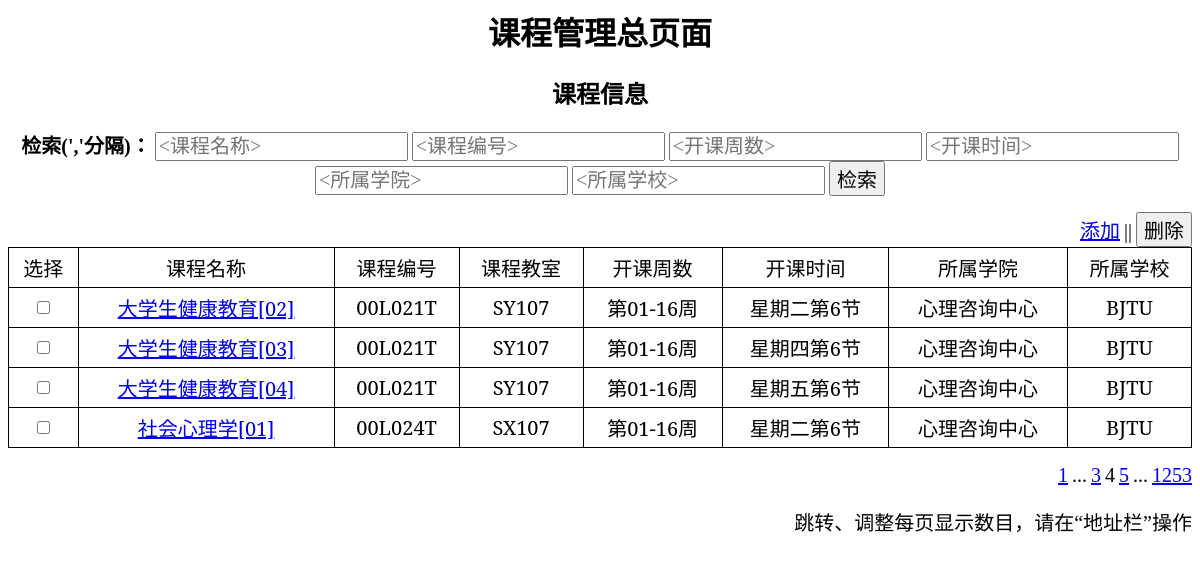
The app's page /class_search/4/4/ with its own data.
### search/models.py (models this page shows, shortened)
class Lesson(models.Model):
    name = models.CharField(max_length = 51)
    teacher = models.CharField(max_length = 11)
    capacity = models.IntegerField(default = 0)
    classroom = models.CharField(max_length = 51)
    supplement = models.TextField()
    collage = models.CharField(max_length = 51)
    school = models.CharField(max_length = 51)
    lesson_id = models.CharField(max_length = 11)
    score = models.CharField(max_length = 5,default = "1.0")
    time = models.CharField(max_length = 51,default = "星期一第1节")
    weeks = models.CharField(max_length = 51,default = "第01-12周")

### search/views.py (the view)
# urls.py: path('',views.index,name = 'index'),
def index(request,number = 50,page = 1):
    begin_item = number * (page - 1)
    end_item = number * (page)
    lessons_all = Lesson.objects.all()
    cnt = lessons_all.count()
    end_item = min(end_item,cnt)
    lessons = lessons_all[begin_item:end_item]
    total_page = 0
    if (cnt % number == 0):
        total_page = cnt / number
    else:
        total_page = cnt // number + 1
    context = {'lessons':lessons,'page':page,'page_next':page+1,'page_pre':page-1,'number':number,"total_page":total_page}
    return render(request,'search/index.html',context)

### search/views.py (called while the page is built)
def min(a,b):
    if (a > b):
        return b
    else:
        return a

### search/templates/search/index.html (shortened to what this page needs)
<html>
{% load static %}
<link rel="stylesheet" type ="text/css" href = "{% static 'search/index_style.css' %}">
<h1>课程管理总页面</h1>
<h2>课程信息</h2>
<div style="overflow-x:auto;">
  {% if lessons %}
    <div style="text-align:center">
      <p class = 'text' style = 'display:inline;font-weight:bold;'>检索(','分隔)：</p>
      <input class = "text" type="text" name="keywords-name" placeholder = "<课程名称>">
      <input class = "text" type="text" name="keywords-id" placeholder = "<课程编号>">
      <input class = "text" type="text" name="keywords-week" placeholder="<开课周数>">
      <input class = "text" type="text" name="keywords-time" placeholder="<开课时间>">
      <input class = "text" type="text" name="keywords-collage" placeholder="<所属学院>">
      <input class = "text" type="text" name="keywords-school" placeholder="<所属学校>">
      <input class = "text" type="submit" name="search" value="检索">
    </div>
    <form action="{% url 'search:delete'%}" method="post">
    <div style="text-align:right">
      <a class = "text" href="{% url 'search:add'%}">添加</a>
      <p class = "text" style = "display:inline;">||</p>
      <input class = "text" type="submit" name="delete" value="删除">
    </div>
    <table border = "1">
      <tr>
        <th>选择</th>
        <th>课程名称</th>
        <th>课程编号</th>
        <th>课程教室</th>
        <th>开课周数</th>
        <th>开课时间</th>
        <th>所属学院</th>
        <th>所属学校</th>
      </tr>
      {% for lesson in lessons %}
      <tr>
        <th><input type="checkbox" name="choose" id = "choose{{lesson.id}}" value="{{lesson.id}}"></th>
        <th><a href="{% url 'search:detail' lesson.id%}">{{lesson.name}}</a></th>
        <th>{{lesson.lesson_id}}</th>
        <th>{{lesson.classroom}}</th>
        <th>{{lesson.weeks}}</th>
        <th>{{lesson.time}}</th>
        <th>{{lesson.collage}}</th>
        <th>{{lesson.school}}</th>
      </tr>
      {% endfor %}
    </table>
  </form>
</div>
<div style = "text-align:right">
  {% if page != 1 %}
    <a class = "text" href="\class_search\{{number}}\1">1</a>
    <p class = "text" style = "display:inline;">...</p>
    <a class = "text" href="\class_search\{{number}}\{{page_pre}}">{{page_pre}}</a>
  {% endif %}
    <p class = "text" style = "display:inline;">{{page}}</p>
  {% if page != total_page%}
    <a class ="text" href = "\class_search\{{number}}\{{page_next}}">{{page_next}}</a>
    <p class = "text" style = "display:inline;">...</p>
    <a class = "text" href="\class_search\{{number}}\{{total_page}}">{{total_page}}</a>
  {% endif %}
  <p class = "text">跳转、调整每页显示数目，请在“地址栏”操作</p>
</div>
{% else %}
<p style = "text-align:center">没有可用的课程信息。</p>
{% endif %}
</html>

### search/static/search/index_style.css (style rules this page uses)
table { width: 100%; border-collapse: collapse; }
th,td { padding: 5px; border-bottom: 1px solid #ddd; }
table, th,td { border: 1px solid black; }
th { text-align: center; font-family: "楷体","serif","sans-serif"; font-weight: normal; font-size: 20px; }
h1 { font-family: "楷体"; text-align: center; }
h2 { font-family: "楷体"; text-align: center; }
.text { font-family: "楷体"; font-size: 20px; }

### records on screen
Lesson: name "大学生健康教育[02]", lesson_id "00L021T", classroom "SY107", weeks "第01-16周", time "星期二第6节", collage "心理咨询中心", school "BJTU"
Lesson: name "大学生健康教育[03]", lesson_id "00L021T", classroom "SY107", weeks "第01-16周", time "星期四第6节", collage "心理咨询中心", school "BJTU"
Lesson: name "大学生健康教育[04]", lesson_id "00L021T", classroom "SY107", weeks "第01-16周", time "星期五第6节", collage "心理咨询中心", school "BJTU"
Lesson: name "社会心理学[01]", lesson_id "00L024T", classroom "SX107", weeks "第01-16周", time "星期二第6节", collage "心理咨询中心", school "BJTU"

### other values on screen
{{ page_pre }} "3"
{{ page }} "4"
{{ page_next }} "5"
{{ total_page }} "1253"
